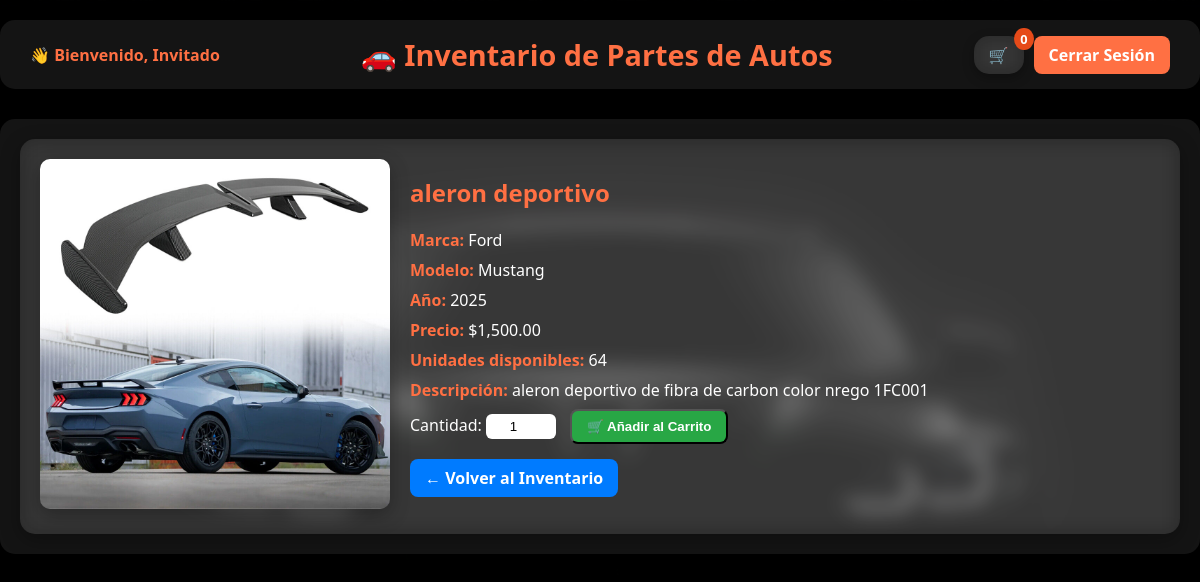
The app's page /FrontEnd/public/detalle_pieza.php?id=13 (signed in) with its own data.
### tables this page shows
CREATE TABLE IF NOT EXISTS `inventario_partes` (
  `id` int NOT NULL AUTO_INCREMENT,
  `nombre_parte` varchar(100) NOT NULL,
  `marca_auto` varchar(50) NOT NULL,
  `modelo_auto` varchar(100) DEFAULT NULL,
  `anio` int NOT NULL,
  `descripcion` text,
  `costo` decimal(10,2) NOT NULL,
  `unidades` int NOT NULL DEFAULT '0',
  `activo` tinyint(1) DEFAULT '1',
  `imagen` varchar(255) DEFAULT NULL,
  `creado_en` timestamp NULL DEFAULT CURRENT_TIMESTAMP,
  PRIMARY KEY (`id`)
);

### FrontEnd/public/detalle_pieza.php (the view, shortened to what this page needs)
<?php
$id = intval($_GET['id']);
$db = new Database();
$conn = $db->getConnection();
$stmt = $conn->prepare("SELECT * FROM inventario_partes WHERE id = :id LIMIT 1");
$stmt->bindParam(':id', $id, PDO::PARAM_INT);
$stmt->execute();
$pieza = $stmt->fetch();
$nombreUsuario = $_SESSION['nombre'] ?? 'Invitado';
?>
<!DOCTYPE html>
<html lang="es">
<head>
    <link rel="stylesheet" href="../css/detalle.css?v=3">
</head>
<body>
<header class="header">
    <div class="header-left">
        <span class="usuario">👋 Bienvenido, <?php echo htmlspecialchars($nombreUsuario); ?></span>
    </div>
    <div class="header-center">
        <h1>🚗 Inventario de Partes de Autos</h1>
    </div>
    <div class="header-right">
        <a href="carrito.php" class="cart-btn">
            🛒 <span id="cart-count"><?php echo array_sum($_SESSION['carrito'] ?? []); ?></span>
        </a>
        <a href="../../BackEnd/logout.php" class="btn-logout">Cerrar Sesión</a>
    </div>
</header>
<div class="container">
    <div class="detalle-card">
        <div class="detalle-img">
            <img src="../../<?php echo htmlspecialchars($pieza['imagen']); ?>" alt="<?php echo htmlspecialchars($pieza['nombre_parte']); ?>">
        </div>
        <div class="detalle-info">
            <h2><?php echo htmlspecialchars($pieza['nombre_parte']); ?></h2>
            <p><strong>Marca:</strong> <?php echo htmlspecialchars($pieza['marca_auto']); ?></p>
            <p><strong>Modelo:</strong> <?php echo htmlspecialchars($pieza['modelo_auto']); ?></p>
            <p><strong>Año:</strong> <?php echo htmlspecialchars($pieza['anio']); ?></p>
            <p><strong>Precio:</strong> $<?php echo number_format($pieza['costo'], 2); ?></p>
            <p><strong>Unidades disponibles:</strong> <?php echo htmlspecialchars($pieza['unidades']); ?></p>
            <p><strong>Descripción:</strong> <?php echo htmlspecialchars($pieza['descripcion']); ?></p>
            <form method="post" action="agregar_carrito.php" class="form-carrito">
                <label for="cantidad">Cantidad:</label>
                <input type="number" name="cantidad" id="cantidad" value="1" min="1" max="<?php echo $pieza['unidades']; ?>" required>
                <button type="submit" class="add-cart-btn">🛒 Añadir al Carrito</button>
            </form>
            <a href="inventario_publico.php" class="btn-volver">← Volver al Inventario</a>
        </div>
    </div>
</div>
</body>
</html>

### FrontEnd/css/detalle.css (style rules this page uses)
body { margin: 0; padding: 0; font-family: "Segoe UI", Tahoma, Geneva, Verdana, sans-serif; background: linear-gradient(rgba(0, 0, 0, 0.5), rgba(0, 0, 0, 0.5)), url('../../img/fondoinventario.jpg') no-repeat center center fixed; background-size: cover; color: #fff; }
.header { display: flex; justify-content: space-between; align-items: center; padding: 15px 30px; margin: 20px auto; max-width: 1200px; background: rgba(255, 255, 255, 0.08); backdrop-filter: blur(10px); -webkit-backdrop-filter: blur(10px); border-radius: 15px; box-shadow: 0 6px 20px rgba(0, 0, 0, 0.3); }
.header-left { display: flex; align-items: center; gap: 15px; }
.header-left .usuario { font-size: 1rem; color: #FF7043; font-weight: bold; }
.header-center { flex: 1; text-align: center; }
.header-center h1 { margin: 0; color: #FF7043; font-size: 1.8rem; }
.header-right { display: flex; align-items: center; gap: 10px; }
.btn-logout { background-color: #FF7043; color: #fff; padding: 8px 15px; border-radius: 8px; text-decoration: none; font-weight: bold; transition: background-color 0.3s ease; }
.cart-btn { background: rgba(255, 255, 255, 0.08); backdrop-filter: blur(10px); color: #FF7043; padding: 8px 15px; border-radius: 15px; text-decoration: none; font-weight: bold; display: flex; align-items: center; position: relative; box-shadow: 0 4px 12px rgba(0, 0, 0, 0.3); transition: background-color 0.3s ease, color 0.3s ease; }
.cart-btn #cart-count { background: #E64A19; border-radius: 50%; padding: 2px 6px; font-size: 0.8rem; position: absolute; top: -8px; right: -10px; color: #fff; }
.container { max-width: 1200px; margin: 30px auto; padding: 20px; background: rgba(255, 255, 255, 0.08); backdrop-filter: blur(10px); border-radius: 15px; box-shadow: 0 6px 20px rgba(0, 0, 0, 0.5); }
.detalle-card { display: flex; flex-wrap: wrap; gap: 20px; background: rgba(255, 255, 255, 0.08); backdrop-filter: blur(10px); border-radius: 15px; box-shadow: 0 6px 20px rgba(0, 0, 0, 0.3); padding: 20px; align-items: center; }
.detalle-img img { max-width: 350px; width: 100%; border-radius: 10px; box-shadow: 0 6px 20px rgba(0, 0, 0, 0.3); }
.detalle-info { flex: 1; }
.detalle-info h2 { margin-top: 0; color: #FF7043; }
.detalle-info p { margin: 8px 0; font-size: 1rem; }
.detalle-info strong { color: #FF7043; }
.btn-volver { display: inline-block; background-color: #007BFF; color: #fff; padding: 8px 15px; border-radius: 8px; text-decoration: none; font-weight: bold; margin-top: 15px; }
.add-cart-btn { background-color: #28A745; color: #fff; padding: 8px 15px; border-radius: 8px; text-decoration: none; font-weight: bold; margin-left: 10px; transition: background-color 0.3s ease; }
input[type="number"] { width: 60px; padding: 5px; border-radius: 6px; border: none; text-align: center; }

### records on screen
inventario_partes: imagen (picture), nombre_parte "aleron deportivo", marca_auto "Ford", modelo_auto "Mustang", anio "2025", costo "1,500.00", unidades "64", descripcion "aleron deportivo de fibra de carbon color nrego 1FC001"

### other values on screen
$nombreUsuario "Invitado"
array_sum($_SESSION['carrito'] ?? []) "0"
